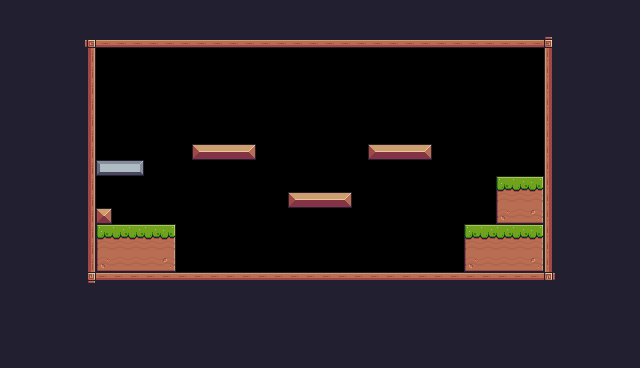

A 2D game scene composited from a Tiled map and its tileset images. What follows is a short description and the map's XML, with every tile layer's data as written:
An orthogonal 40x23 tile map with 16x16 px tiles, 1 tile layer (Background) and 22 objects (7x Fruit, Player, Checkpoint).

<map version="1.10" tiledversion="1.10.2" orientation="orthogonal" renderorder="right-down" width="40" height="23" tilewidth="16" tileheight="16" infinite="0" nextlayerid="4" nextobjectid="45">
 <tileset firstgid="1" source="Pixel Adventure.tsx" />
 <layer id="1" name="Background" width="40" height="23">
  <properties>
   <property name="BackgroundColor" value="Pink" />
  </properties>
  <data encoding="csv">
24,24,24,24,24,24,24,24,24,24,24,24,24,24,24,24,24,24,24,24,24,24,24,24,24,24,24,24,24,24,24,24,112,112,24,24,24,24,24,24,
24,24,24,24,24,24,24,24,24,24,24,24,24,24,24,24,24,24,24,24,24,24,24,24,24,24,24,24,24,24,24,24,112,112,24,112,112,24,24,24,
24,24,24,24,24,92,134,134,134,134,134,134,134,134,134,134,134,134,134,134,134,134,134,134,134,134,134,134,134,134,134,134,134,134,93,112,112,112,112,24,
24,24,24,24,24,113,0,0,0,0,0,0,0,0,0,0,0,0,0,0,0,0,0,0,0,0,0,0,0,0,0,0,0,0,111,112,112,112,24,24,
24,24,24,24,24,113,0,0,0,0,0,0,0,0,0,0,0,0,0,0,0,0,0,0,0,0,0,0,0,0,0,0,0,0,111,112,112,24,24,24,
24,24,24,24,24,113,0,0,0,0,0,0,0,0,0,0,0,0,0,0,0,0,0,0,0,0,0,0,0,0,0,0,0,0,111,24,24,24,24,24,
24,24,24,24,24,113,0,0,0,0,0,0,0,0,0,0,0,0,0,0,0,0,0,0,0,0,0,0,0,0,0,0,0,0,111,24,24,24,24,24,
24,24,24,24,24,113,0,0,0,0,0,0,0,0,0,0,0,0,0,0,0,0,0,0,0,0,0,0,0,0,0,0,0,0,111,24,24,24,24,24,
24,24,24,24,24,113,0,0,0,0,0,0,0,0,0,0,0,0,0,0,0,0,0,0,0,0,0,0,0,0,0,0,0,0,111,24,24,24,24,24,
24,24,24,24,24,113,0,0,0,0,0,0,13,14,14,15,0,0,0,0,0,0,0,13,14,14,15,0,0,0,0,0,0,0,111,24,24,24,24,24,
24,24,24,24,24,113,101,102,103,0,0,0,0,0,0,0,0,0,0,0,0,0,0,0,0,0,0,0,0,0,0,0,0,0,111,24,24,24,24,24,
24,24,24,24,24,113,0,0,0,0,0,0,0,0,0,0,0,0,0,0,0,0,0,0,0,0,0,0,0,0,0,7,8,9,111,24,24,24,24,24,
24,24,24,24,24,113,0,0,0,0,0,0,0,0,0,0,0,0,13,14,14,15,0,0,0,0,0,0,0,0,0,29,30,31,111,24,24,24,24,24,
24,24,24,24,24,113,35,0,0,0,0,0,0,0,0,0,0,0,0,0,0,0,0,0,0,0,0,0,0,0,0,51,52,53,111,24,24,24,24,24,
24,24,24,24,24,113,7,8,8,8,9,0,0,0,0,0,0,0,0,0,0,0,0,0,0,0,0,0,0,7,8,8,8,9,111,24,24,24,24,24,
24,24,24,24,24,113,29,30,30,30,31,0,0,0,0,0,0,0,0,0,0,0,0,0,0,0,0,0,0,29,30,30,30,31,111,24,24,24,24,24,
24,24,24,24,24,113,51,52,52,52,53,0,0,0,0,0,0,0,0,0,0,0,0,0,0,0,0,0,0,51,52,52,52,53,111,112,112,24,112,112,
24,24,24,24,24,114,90,90,90,90,90,90,90,90,90,90,90,90,90,90,90,90,90,90,90,90,90,90,90,90,90,90,90,90,115,112,112,112,112,24,
24,24,24,24,24,24,24,24,24,24,24,24,24,24,24,24,24,24,24,24,24,24,24,24,24,24,24,24,24,24,24,24,24,112,112,112,112,112,112,24,
24,24,24,24,24,24,24,24,24,24,24,24,24,24,24,24,24,24,24,24,24,24,24,24,24,24,24,24,24,24,24,24,112,112,112,112,112,112,112,24,
24,24,24,24,24,24,24,24,24,24,24,24,24,24,24,24,24,24,24,24,24,24,24,24,24,24,24,24,24,24,24,24,112,112,112,24,24,24,24,24,
24,24,24,24,24,24,24,24,24,24,24,24,24,24,24,24,24,24,24,24,24,24,24,24,24,24,24,24,24,24,24,24,24,24,24,24,24,24,24,24,
24,24,24,24,24,24,24,24,24,24,24,24,24,24,24,24,24,24,24,24,24,24,24,24,24,24,24,24,24,24,24,24,24,24,24,24,24,24,24,24
</data>
 </layer>
 <objectgroup id="2" name="SpawnPoints">
  <object id="1" name="Player" type="Player" x="136.667" y="190.667" width="32" height="32" />
  <object id="12" type="Checkpoint" x="480" y="112" width="64" height="64" />
  <object id="13" name="Kiwi" type="Fruit" x="192" y="112" width="32" height="32" />
  <object id="14" name="Kiwi" type="Fruit" x="224" y="112" width="32" height="32" />
  <object id="16" name="Bananas" type="Fruit" x="208" y="80" width="32" height="32" />
  <object id="18" name="Cherries" type="Fruit" x="288" y="160" width="32" height="32" />
  <object id="19" name="Cherries" type="Fruit" x="320" y="160" width="32" height="32" />
  <object id="20" name="Cherries" type="Fruit" x="304" y="128" width="32" height="32" />
  <object id="21" name="Orange" type="Fruit" x="368" y="112" width="32" height="32" />
 </objectgroup>
 <objectgroup id="3" name="Collisions">
  <object id="3" x="80" y="32" width="16" height="256" />
  <object id="4" x="80" y="32" width="480" height="16" />
  <object id="5" x="544" y="32" width="16" height="256" />
  <object id="6" x="96" y="272" width="464" height="16" />
  <object id="7" x="96" y="208" width="16" height="16" />
  <object id="8" x="96" y="224" width="80" height="48" />
  <object id="9" x="496" y="176" width="48" height="48" />
  <object id="10" x="464" y="224" width="80" height="48" />
  <object id="11" x="176" y="320" />
  <object id="41" x="192" y="144" width="64" height="16" />
  <object id="42" x="288" y="192" width="64" height="16" />
  <object id="43" x="368" y="144" width="64" height="16" />
  <object id="44" x="96" y="160" width="48" height="16" />
 </objectgroup>
</map>
